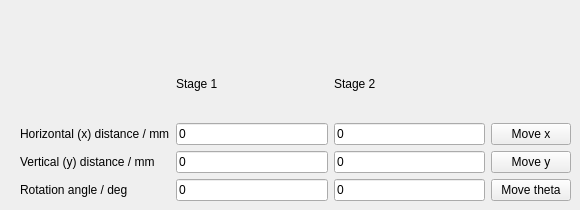
    <widget class="QWidget" name="tab">
     <attribute name="title">
      <string>Synced Move</string>
     </attribute>
     <attribute name="toolTip">
      <string>Move both stages synchronously</string>
     </attribute>
     <widget class="QWidget" name="gridLayoutWidget_9">
      <property name="geometry">
       <rect>
        <x>20</x>
        <y>50</y>
        <width>551</width>
        <height>151</height>
       </rect>
      </property>
      <layout class="QGridLayout" name="gridLayout_5">
       <item row="1" column="0">
        <widget class="QLabel" name="label_23">
         <property name="text">
          <string>Horizontal (x) distance / mm</string>
         </property>
        </widget>
       </item>
       <item row="3" column="0">
        <widget class="QLabel" name="label_44">
         <property name="text">
          <string>Rotation angle / deg</string>
         </property>
        </widget>
       </item>
       <item row="2" column="0">
        <widget class="QLabel" name="label_43">
         <property name="text">
          <string>Vertical (y) distance / mm</string>
         </property>
        </widget>
       </item>
       <item row="0" column="2">
        <widget class="QLabel" name="label_50">
         <property name="text">
          <string>Stage 2</string>
         </property>
        </widget>
       </item>
       <item row="0" column="1">
        <widget class="QLabel" name="label_49">
         <property name="text">
          <string>Stage 1</string>
         </property>
        </widget>
       </item>
       <item row="1" column="3">
        <widget class="QPushButton" name="x_sync_pushButton">
         <property name="toolTip">
          <string>Move stages horizontally</string>
         </property>
         <property name="text">
          <string>Move x</string>
         </property>
        </widget>
       </item>
       <item row="2" column="3">
        <widget class="QPushButton" name="y_sync_pushButton">
         <property name="toolTip">
          <string>Move stages vertically</string>
         </property>
         <property name="text">
          <string>Move y</string>
         </property>
        </widget>
       </item>
       <item row="3" column="3">
        <widget class="QPushButton" name="theta_sync_pushButton">
         <property name="toolTip">
          <string>Move rotation stages</string>
         </property>
         <property name="text">
          <string>Move theta</string>
         </property>
        </widget>
       </item>
       <item row="1" column="1">
        <widget class="QLineEdit" name="x1_sync_lineEdit">
         <property name="toolTip">
          <string>Enter distance to move Stage 1 x</string>
         </property>
         <property name="text">
          <string>0</string>
         </property>
        </widget>
       </item>
       <item row="1" column="2">
        <widget class="QLineEdit" name="x2_sync_lineEdit">
         <property name="toolTip">
          <string>Enter distance to move stage 2 x</string>
         </property>
         <property name="text">
          <string>0</string>
         </property>
        </widget>
       </item>
       <item row="2" column="1">
        <widget class="QLineEdit" name="y1_sync_lineEdit">
         <property name="toolTip">
          <string>Enter distance to move stage 1 y</string>
         </property>
         <property name="text">
          <string>0</string>
         </property>
        </widget>
       </item>
       <item row="2" column="2">
        <widget class="QLineEdit" name="y2_sync_lineEdit">
         <property name="toolTip">
          <string>Enter distance to move stage 2 y</string>
         </property>
         <property name="text">
          <string>0</string>
         </property>
        </widget>
       </item>
       <item row="3" column="1">
        <widget class="QLineEdit" name="theta1_sync_lineEdit">
         <property name="toolTip">
          <string>Enter rotation angle for stage 1</string>
         </property>
         <property name="text">
          <string>0</string>
         </property>
        </widget>
       </item>
       <item row="3" column="2">
        <widget class="QLineEdit" name="theta2_sync_lineEdit">
         <property name="toolTip">
          <string>Enter rotation angle for stage 2</string>
         </property>
         <property name="text">
          <string>0</string>
         </property>
        </widget>
       </item>
      </layout>
     </widget>
    </widget>
